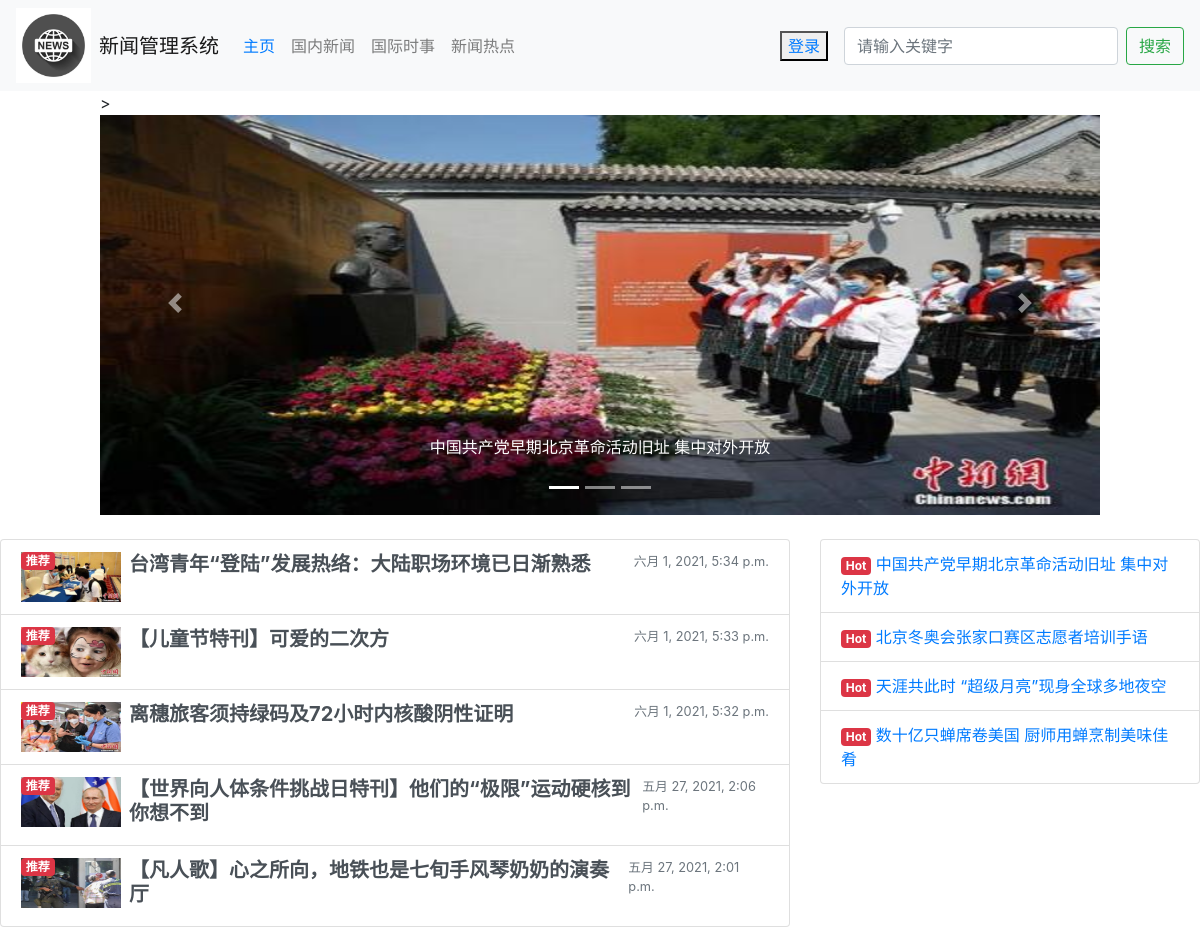
The page / on the database its author committed.
### news/models.py (models this page shows, shortened)
class News(models.Model):
    title = models.CharField(max_length=100, verbose_name='标题')
    slug = models.SlugField(unique_for_year='publish_data', verbose_name='描述')
    author = models.ForeignKey(MyUser, verbose_name='作者', on_delete=models.CASCADE)
    content = UEditorField(u'内容', height=400, width=600, default='', imagePath="upload/",
                           toolbars='mini', filePath='upload/', blank=True)
    status = models.CharField(max_length=2, verbose_name='状态')
    tags = models.ManyToManyField(Tag, blank=True)
    publish_data = models.DateTimeField(default=datetime.datetime.now(), verbose_name='发布日期')
    expiration_data = models.DateTimeField(blank=True, null=True, verbose_name='有效日期')
    is_active = models.BooleanField(default=True, blank=True, verbose_name='是否热门')
    pic = models.ImageField(upload_to='static/uploads', verbose_name='图片')
    class Meta:
        verbose_name = '新闻文章'
        verbose_name_plural = verbose_name

### news/views.py (the view)
# urls.py: path('', index, name="index"),
def index(request):
    t_list = News.objects.filter(is_active=0).order_by('-publish_data')[:5]
    top_list = News.objects.filter(is_active=1).order_by('-publish_data')[:5]
    t1 = top_list[0]
    t2 = top_list[1]
    t3 = top_list[2]
    return render(request, 'index.html', {'top_list': top_list, "t_list": t_list, 't1':t1, 't2':t2, 't3':t3})

### templates/index.html (shortened to what this page needs)
{% extends 'navicate.html' %}
{% load static %}
{% block Index %}
    text-primary disabled
{% endblock Index %}
{% block contentOther %}
    <div id="carouselExampleCaptions" class="carousel slide banner" data-ride="carousel">>
        <ol class="carousel-indicators">
            <li data-target="#carouselExampleCaptions" data-slide-to="0" class="active"></li>
            <li data-target="#carouselExampleCaptions" data-slide-to="1"></li>
            <li data-target="#carouselExampleCaptions" data-slide-to="2"></li>
        </ol>
        <div class="carousel-inner">
            <div class="carousel-item active">
                <a href="{% url 'news:detail' t1.id %}">
                        <img src="{{ MEDIA_URL }}{{ t1.pic }}" class="d-block w-100" width="800px" height="400px" alt="...">
                </a>
                <div class="carousel-caption d-none d-md-block">
                    <p>{{ t1.title }}</p>
                </div>
            </div>
        </div>
        <a class="carousel-control-prev" href="#carouselExampleCaptions" role="button" data-slide="prev">
            <span class="carousel-control-prev-icon" aria-hidden="true"></span>
        </a>
        <a class="carousel-control-next" href="#carouselExampleCaptions" role="button" data-slide="next">
            <span class="carousel-control-next-icon" aria-hidden="true"></span>
        </a>
    </div>
    <div class="row mt-4">
        <div class="col-8">
            <div class="list-group">
                {% for top in t_list %}
                    <a href="{% url 'news:detail' top.id %}"
                       class="list-group-item list-group-item-action d-flex w-100">
                        <div class="mr-2">
                            <img src="{{ MEDIA_URL }}{{ top.pic }}" width=100 height=50>
                            <span class="badge badge-secondary my-badge position-absolute badge-danger">推荐</span>
                        </div>
                        <div class="flex-fill">
                            <div class="d-flex w-100 justify-content-between">
                                <h5 class="mb-1 font-weight-bold">{{ top.title }}</h5>
                                <small class="text-muted">{{ top.publish_data }}</small>
                            </div>
                        </div>
                    </a>
                {% endfor %}
            </div>
        </div>
        <div class="col-4">
            <div class="list-group">
                {% for top in top_list %}
                    <li class="list-group-item">
                        <span class="badge badge-secondary badge-danger">Hot</span>
                        <a class="text-decoration-none" href="{% url 'news:detail' top.id %}">{{ top.title }}</a>
                    </li>
                {% endfor %}
            </div>
        </div>
    </div>
{% endblock contentOther %}

### templates/navicate.html (shortened to what this page needs)
{% extends 'base.html' %}
{% load static %}
{% block content %}
    <nav class="navbar navbar-expand-lg navbar-light bg-light">
        <div class="mr-2">
            <a href="{% url 'index' %}">
                <img src="{% static 'images/logo.jpg' %}" width=75 height=75>
            </a>
        </div>
        <a class="navbar-brand" href="{% url 'index' %}">新闻管理系统</a>
        <div class="collapse navbar-collapse" id="navbarSupportedContent">
            <ul class="navbar-nav mr-auto">
                <li class="nav-item">
                    <a class="nav-link {% block Index %}{% endblock Index%}" href="{% url 'index' %}">主页<span class="sr-only">(current)</span></a>
                </li>
                <li class="nav-item {% block home %}{% endblock home%}">
                    <a class="nav-link" href="{% url 'news:inland' 1%}">国内新闻<span class="sr-only">(current)</span></a>
                </li>
                <li class="nav-item {% block foreign  %}{% endblock foreign %}">
                    <a class="nav-link" href="{% url 'news:outland' 1 %}">国际时事</a>
                </li>
                <li class="nav-item {% block hot %}{% endblock hot%}">
                    <a class="nav-link" href="{% url 'news:hotspot' 1 %}">新闻热点</a>
                </li>
            </ul>
            {% if user.is_authenticated %}
                <button><a href="{% url 'login:user' %}">浏览历史</a></button>&emsp;
                <button><a href="{% url 'login:logout' %}">登出</a></button>&emsp;
            {% else %}
                <button><a href="{% url 'login:login' %}">登录</a></button>&emsp;
            {% endif %}
            <form action="{% url 'news:search_news' 1 %}" method="get" class="form-inline my-2 my-lg-0">
                <input class="form-control mr-sm-2" name="key_value" type="text" placeholder="请输入关键字" aria-label="Search">
                <button class="btn btn-outline-success my-2 my-sm-0" type="submit">搜索</button>
            </form>
        </div>
    </nav>
{% endblock %}

### templates/base.html (shortened to what this page needs)
<!DOCTYPE html>
<html lang="zh-hans">
<head>
    <link rel="stylesheet" href="https://cdn.jsdelivr.net/npm/bootstrap@4.6.0/dist/css/bootstrap.min.css">
</head>
<body>
{% block content %}{% endblock %}
{% block contentOther %}{% endblock%}
</body>
</html>

### templates/index.html (style rules this page uses)
.banner { max-width: 1000px; margin: 0 auto; max-height: 500px; }
.my-badge { top: .75rem; left: 1.25rem; }

### rows shown on the page
News: pic (picture), title "中国共产党早期北京革命活动旧址 集中对外开放"
News: pic (picture), title "台湾青年“登陆”发展热络：大陆职场环境已日渐熟悉", publish_data "六月 1, 2021, 5:34 p.m."
News: pic (picture), title "【儿童节特刊】可爱的二次方", publish_data "六月 1, 2021, 5:33 p.m."
News: pic (picture), title "离穗旅客须持绿码及72小时内核酸阴性证明", publish_data "六月 1, 2021, 5:32 p.m."
News: pic (picture), title "【世界向人体条件挑战日特刊】他们的“极限”运动硬核到你想不到", publish_data "五月 27, 2021, 2:06 p.m."
News: pic (picture), title "【凡人歌】心之所向，地铁也是七旬手风琴奶奶的演奏厅", publish_data "五月 27, 2021, 2:01 p.m."
News: title "北京冬奥会张家口赛区志愿者培训手语"
News: title "天涯共此时 “超级月亮”现身全球多地夜空"
News: title "数十亿只蝉席卷美国 厨师用蝉烹制美味佳肴"
